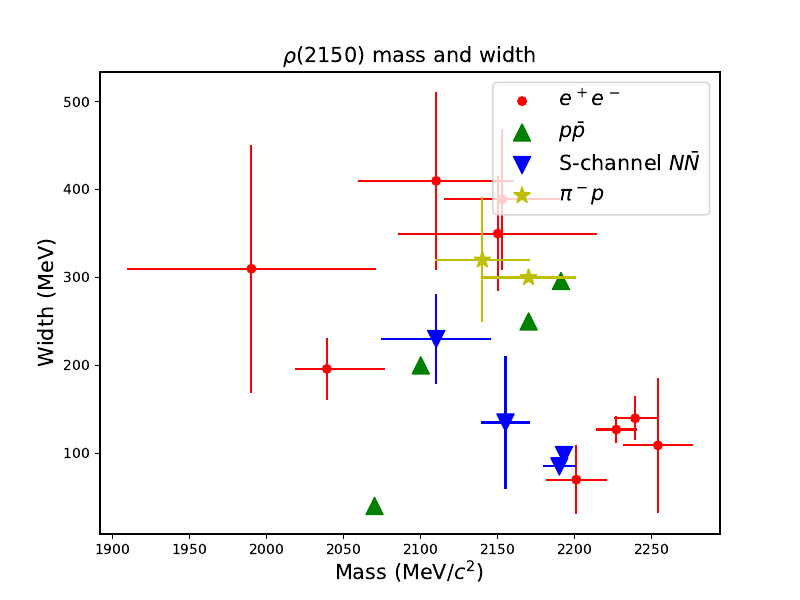

The Python source for this figure:
# -*- coding: UTF-8 -*-
# Public package
import numpy
import matplotlib.pyplot as plt
# Private package
import headpy.hplot.hplt as hplt


def aveg(a, b):
    output = (a**2 + b**2)**0.5
    return output


def rho_2150_parameter():
    output = []
    # ee part
    output.append([2201, 19, 19, 70, 38, 38, 'ee', 'kkg'])
    output.append([2227, aveg(9, 9), aveg(9, 9), 127, aveg(14, 4), aveg(14, 4), 'ee', 'kk_l'])
    output.append([2039, aveg(8, 36), aveg(8, 18), 196, aveg(23, 25), aveg(23, 27), 'ee', 'kkpi'])
    output.append([2239.2, aveg(7.1, 11.3), aveg(7.1, 11.3), 139.8, aveg(12.3, 20.6), aveg(12.3, 20.6), 'ee', 'kk_a'])
    output.append([2254, 22, 22, 109, 76, 76, 'ee', 'pipig'])
    output.append([2150, aveg(40, 50), aveg(40, 50), 350, aveg(40, 50), aveg(40, 50), 'ee', 'fpipig'])
    output.append([1990, 80, 80, 310, 140, 140, 'ee', 'epipig'])
    output.append([2153, 37, 37, 389, 79, 79, 'ee', 'pipikk'])
    output.append([2110, 50, 50, 410, 100, 100, 'ee', '6pi'])
    # pp part
    output.append([2191, 0, 0, 296, 0, 0, 'pp', 'pp1'])
    output.append([2070, 0, 0, 40, 0, 0, 'pp', 'pp2'])
    output.append([2170, 0, 0, 250, 0, 0, 'pp', 'pp3'])
    output.append([2100, 0, 0, 200, 0, 0, 'pp', 'pp4'])
    # nn part
    output.append([2110, 35, 35, 230, 50, 50, 'nn', '3'])
    output.append([2155, 15, 15, 135, 75, 75, 'nn', 'pp'])
    output.append([2193, 2, 2, 98, 8, 8, 'nn', 'pps'])
    output.append([2190, 10, 10, 85, 0, 0, 'nn', 'spn'])
    # pip part
    output.append([2140, 30, 30, 320, 70, 70, 'pip', 'pip1'])
    output.append([2170, 30, 30, 300, 0, 0, 'pip', 'pip2'])
    return output


fig, ax = plt.subplots(1, 1, figsize=(8, 6))
datain = rho_2150_parameter()
legendobject = []
for i in datain:
    if(i[6] == 'ee'):
        color = 'r'
        marker = '.'
        linestyle = '-'
        label = r'$e^+e^-$'
    if(i[6] == 'pp'):
        color = 'g'
        marker = '^'
        linestyle = '-'
        label = r'$p\bar{p}$'
    if(i[6] == 'nn'):
        color = 'b'
        marker = 'v'
        linestyle = '-'
        label = r'S-channel $N\bar{N}$'
    if(i[6] == 'pip'):
        color = 'y'
        marker = '*'
        linestyle = '-'
        label = r'$\pi^- p$'
    objects = hplt.plt_scatter_errorbar(ax,
                                        x=i[0], xr=i[1], xl=i[2],
                                        y=i[3], yr=i[4], yl=i[5],
                                        color=color,
                                        marker=marker,
                                        markersize=150,
                                        linestyle=linestyle,
                                        label=label)
    legendobject.append(objects['p'])
fontsize = 15
ax.legend(handles=[legendobject[0], legendobject[9], legendobject[13], legendobject[17]],
          loc=1, fontsize=fontsize)
#ax.set_title(r'$\rho(2150)$ mass and width', fontsize=fontsize)
ax.set_xlabel('Mass (MeV/$c^2$)', fontsize=fontsize)
ax.set_ylabel('Width (MeV)', fontsize=fontsize)
plt.savefig('opicture/cite/1_rhomwidth.pdf')
plt.savefig('opicture/cite/1_rhomwidth.png')
plt.show()
